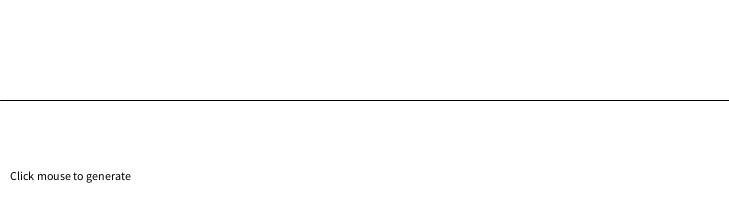
Frame 1 (no input)
Frame 60 (the mouse pressed at the canvas centre just before this capture): identical to frame 1, image omitted
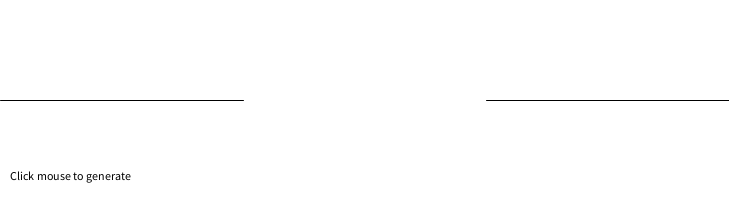
Frame 120 (the mouse held since frame 60 and released just before this capture)

The Processing sketch that drew these frames (run headless with seeded random() and noise(); from frame 60 on, the mouse is pressed at the canvas centre):

// Processing sketch: CantorSetArrayList
// ── CantorSetArrayList.pde
// Cantor Set
// Daniel Shiffman <http://www.shiffman.net>
// Nature of Code, Chapter 8

// Renders a simple fractal, the Cantor Set
// Uses an ArrayList to store list of objects
// Generates when mouse is pressed

float h = 30;

// List of line objects
ArrayList<CantorLine> cantor;

void setup() {
  size(729, 200);

  // Start with one line
  cantor = new ArrayList<CantorLine>();
  cantor.add(new CantorLine(0, 100, width));
}

// Click the mouse to advance the sequence
void mousePressed() {
  generate();
}

void draw() {
  background(255);
  // Always show all the lines
  for (CantorLine cl : cantor) {
    cl.display();
  }
  
  fill(0);
  text("Click mouse to generate",10,height-20);
}

void generate() {
  // Generate the next set of lines
  ArrayList<CantorLine> next = new ArrayList<CantorLine>();
  for (CantorLine cl : cantor) {
    next.add(new CantorLine(cl.x,cl.y,cl.len/3));
    next.add(new CantorLine(cl.x+cl.len*2/3,cl.y,cl.len/3));
  }
  cantor = next;
}


// ── Line.pde
// Cantor Set
// Daniel Shiffman <http://www.shiffman.net>
// Nature of Code, Chapter 8

// Cantor line is a simple horizontal line with a starting point
// and length

class CantorLine {
  float x,y;
  float len;
 
  CantorLine(float x_, float y_, float len_) {
    x = x_;
    y = y_;
    len = len_;
  } 
  
  void display() {
    stroke(0);
    line(x,y,x+len,y); 
  }
  
}
